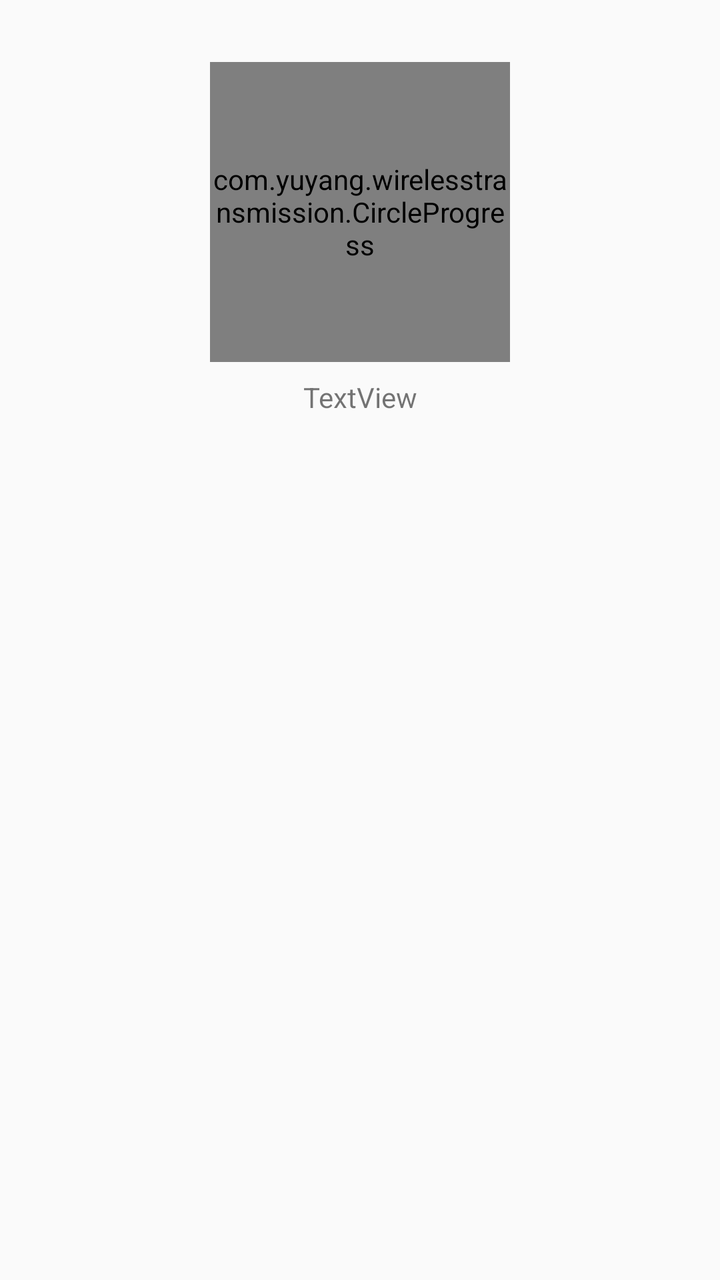
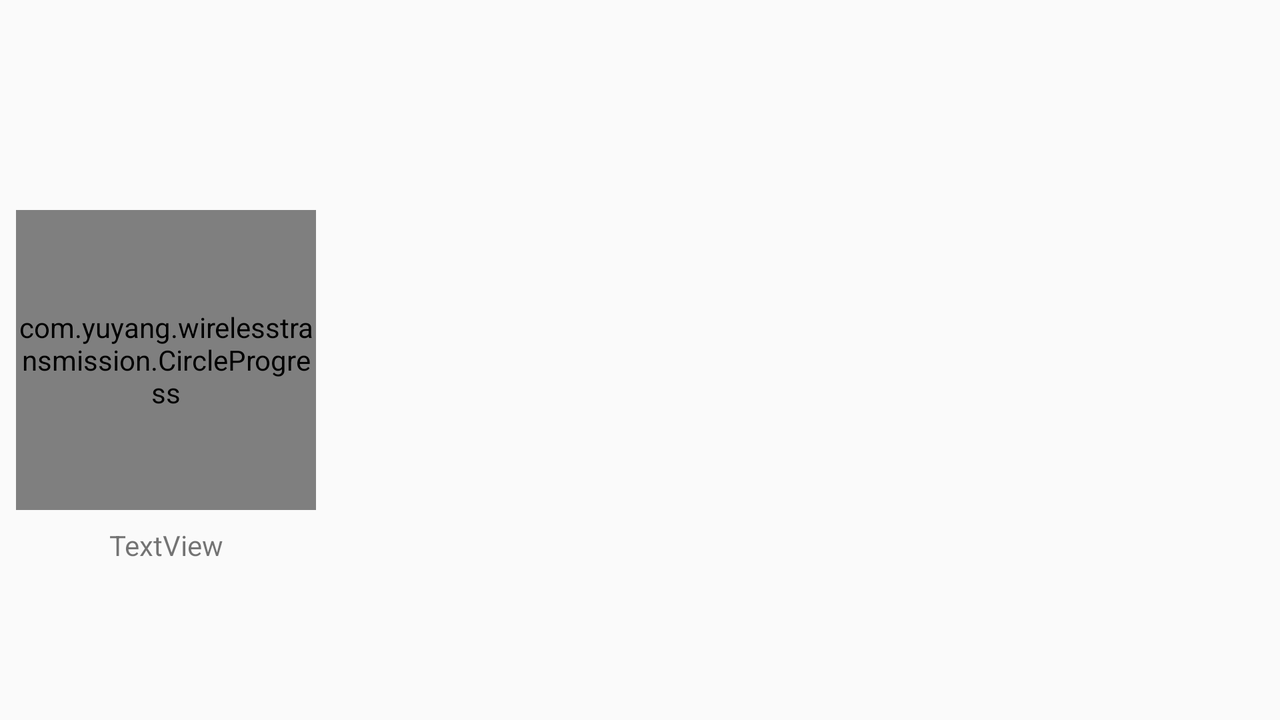

The same Android screen from two of the app's own layout files: first res/layout/ as a phone draws it, then the repository's variant for another configuration, drawn on a device whose configuration selects that folder. Both files follow.
<!-- AndroidManifest.xml: application theme AppTheme -->
<!-- res/layout/server_page.xml -->
<?xml version="1.0" encoding="utf-8"?>
<android.support.constraint.ConstraintLayout xmlns:android="http://schemas.android.com/apk/res/android"
    xmlns:app="http://schemas.android.com/apk/res-auto"
    xmlns:tools="http://schemas.android.com/tools"
    android:layout_width="match_parent"
    android:layout_height="match_parent">
    <com.yuyang.wirelesstransmission.CircleProgress
        android:layout_width="150dp"
        android:layout_height="150dp"
        android:layout_marginRight="8dp"
        app:layout_constraintRight_toRightOf="parent"
        android:layout_marginLeft="8dp"
        app:layout_constraintLeft_toLeftOf="parent"
        app:layout_constraintTop_toTopOf="parent"
        android:layout_marginTop="31dp"
        android:layout_marginStart="8dp"
        android:layout_marginEnd="8dp"
        android:id="@+id/server_bar" />
    <ScrollView
        android:id="@+id/server_scroll"
        android:layout_width="0dp"
        android:layout_marginEnd="16dp"
        android:layout_marginRight="16dp"
        android:layout_marginStart="16dp"
        android:fillViewport="false"
        android:scrollbars="vertical"
        app:layout_constraintRight_toRightOf="parent"
        android:layout_height="0dp"
        android:layout_marginTop="0dp"
        app:layout_constraintBottom_toBottomOf="parent"
        android:layout_marginBottom="8dp"
        app:layout_constraintTop_toBottomOf="@+id/server_proc"
        android:layout_marginLeft="8dp"
        app:layout_constraintLeft_toLeftOf="parent"
        app:layout_constraintHorizontal_bias="1.0"
        app:layout_constraintVertical_bias="0.0">

        <TextView
            android:id="@+id/server_log"
            android:layout_width="match_parent"
            android:layout_height="wrap_content"
            android:clickable="false"
            android:focusable="false"
            android:text=""
            tools:layout_editor_absoluteX="8dp"
            tools:layout_editor_absoluteY="295dp">

        </TextView>
    </ScrollView>

    <TextView
        android:id="@+id/server_proc"
        android:layout_width="wrap_content"
        android:layout_height="wrap_content"
        android:text="TextView"
        android:layout_marginTop="8dp"
        app:layout_constraintTop_toBottomOf="@+id/server_bar"
        android:layout_marginRight="8dp"
        app:layout_constraintRight_toRightOf="@+id/server_bar"
        android:layout_marginLeft="8dp"
        app:layout_constraintLeft_toLeftOf="@+id/server_bar"
        android:layout_marginStart="8dp"
        android:layout_marginEnd="8dp" />

    <ImageView
        android:id="@+id/fileicon_curr"
        android:layout_width="0dp"
        android:layout_height="0dp"
        android:layout_marginBottom="24dp"
        android:layout_marginLeft="24dp"
        android:layout_marginRight="24dp"
        android:layout_marginTop="24dp"
        app:layout_constraintBottom_toBottomOf="@+id/server_bar"
        app:layout_constraintHorizontal_bias="0.0"
        app:layout_constraintLeft_toLeftOf="@+id/server_bar"
        app:layout_constraintRight_toRightOf="@+id/server_bar"
        app:layout_constraintTop_toTopOf="@+id/server_bar"
        app:layout_constraintVertical_bias="0.0" />

</android.support.constraint.ConstraintLayout>
<!-- resources referenced by this layout -->
<resources>
  <style name="AppTheme" parent="Theme.AppCompat.Light.DarkActionBar">
          
          <item name="colorPrimary">@color/colorPrimary</item>
          <item name="colorPrimaryDark">@color/colorPrimaryDark</item>
          <item name="colorAccent">@color/colorAccent</item>
      </style>
  <color name="colorPrimary">#3F51B5</color>
  <color name="colorPrimaryDark">#303F9F</color>
  <color name="colorAccent">#0babce</color>
</resources>
<!-- res/layout-land/server_page.xml (the repository's variant of the layout above) -->
<!-- drawn on the phone turned sideways -->
<?xml version="1.0" encoding="utf-8"?>
<android.support.constraint.ConstraintLayout xmlns:android="http://schemas.android.com/apk/res/android"
    xmlns:app="http://schemas.android.com/apk/res-auto"
    xmlns:tools="http://schemas.android.com/tools"
    android:layout_width="match_parent"
    android:layout_height="match_parent">
    <com.yuyang.wirelesstransmission.CircleProgress
        android:layout_width="150dp"
        android:layout_height="150dp"
        android:layout_marginLeft="8dp"
        app:layout_constraintLeft_toLeftOf="parent"
        app:layout_constraintTop_toTopOf="parent"
        android:layout_marginTop="8dp"
        android:layout_marginStart="8dp"
        android:layout_marginEnd="8dp"
        android:id="@+id/server_bar"
        app:layout_constraintBottom_toBottomOf="parent"
        android:layout_marginBottom="8dp" />
    <ScrollView
        android:id="@+id/server_scroll"
        android:layout_width="0dp"
        android:layout_marginEnd="16dp"
        android:layout_marginRight="16dp"
        android:layout_marginStart="16dp"
        android:fillViewport="false"
        android:scrollbars="vertical"
        app:layout_constraintRight_toRightOf="parent"
        android:layout_height="0dp"
        android:layout_marginTop="8dp"
        app:layout_constraintBottom_toBottomOf="parent"
        android:layout_marginBottom="8dp"
        app:layout_constraintVertical_bias="0.0"
        app:layout_constraintLeft_toRightOf="@+id/server_bar"
        android:layout_marginLeft="8dp"
        app:layout_constraintTop_toTopOf="parent">

        <TextView
            android:id="@+id/server_log"
            android:layout_width="match_parent"
            android:layout_height="wrap_content"
            android:clickable="false"
            android:focusable="false"
            android:text=""
            tools:layout_editor_absoluteX="8dp"
            tools:layout_editor_absoluteY="295dp">

        </TextView>
    </ScrollView>

    <TextView
        android:id="@+id/server_proc"
        android:layout_width="wrap_content"
        android:layout_height="wrap_content"
        android:text="TextView"
        android:layout_marginRight="8dp"
        app:layout_constraintRight_toRightOf="@+id/server_bar"
        android:layout_marginLeft="8dp"
        app:layout_constraintLeft_toLeftOf="@+id/server_bar"
        android:layout_marginStart="8dp"
        android:layout_marginEnd="8dp"
        android:layout_marginTop="8dp"
        app:layout_constraintTop_toBottomOf="@+id/server_bar" />
    <ImageView
        android:id="@+id/fileicon_curr"
        android:layout_width="0dp"
        android:layout_height="0dp"
        android:layout_marginBottom="24dp"
        android:layout_marginLeft="24dp"
        android:layout_marginRight="24dp"
        android:layout_marginTop="24dp"
        app:layout_constraintBottom_toBottomOf="@+id/server_bar"
        app:layout_constraintHorizontal_bias="0.0"
        app:layout_constraintLeft_toLeftOf="@+id/server_bar"
        app:layout_constraintRight_toRightOf="@+id/server_bar"
        app:layout_constraintTop_toTopOf="@+id/server_bar"
        app:layout_constraintVertical_bias="0.0" />

</android.support.constraint.ConstraintLayout>
